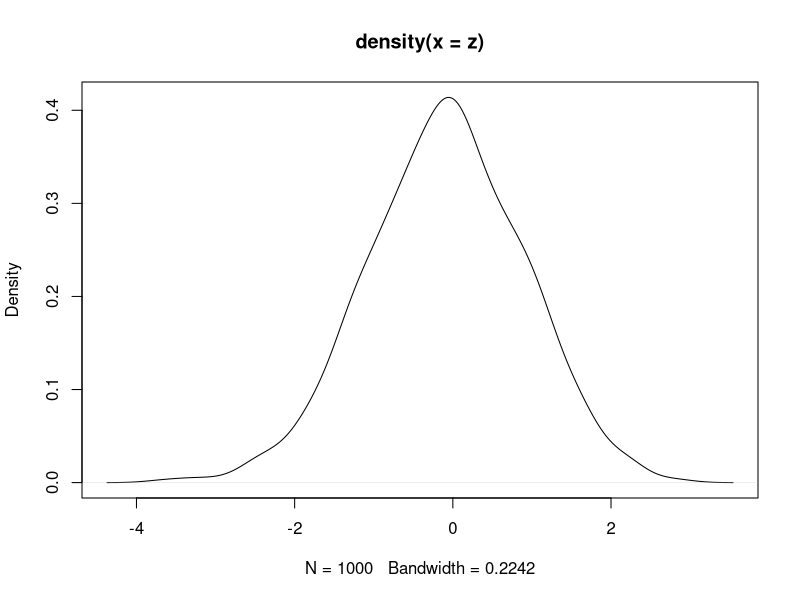
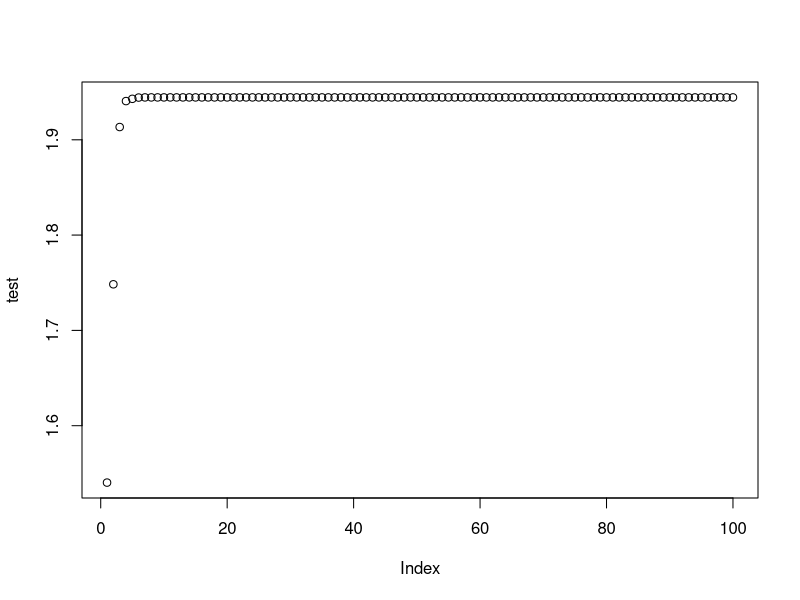
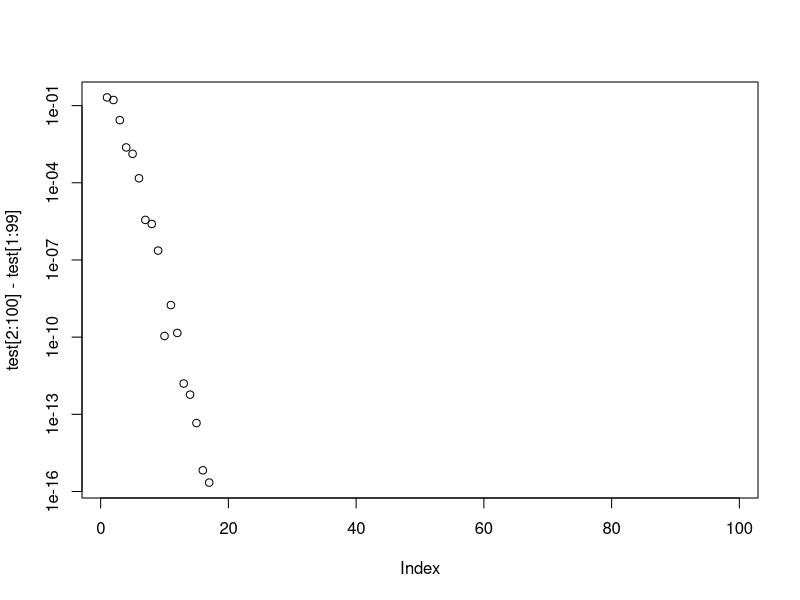
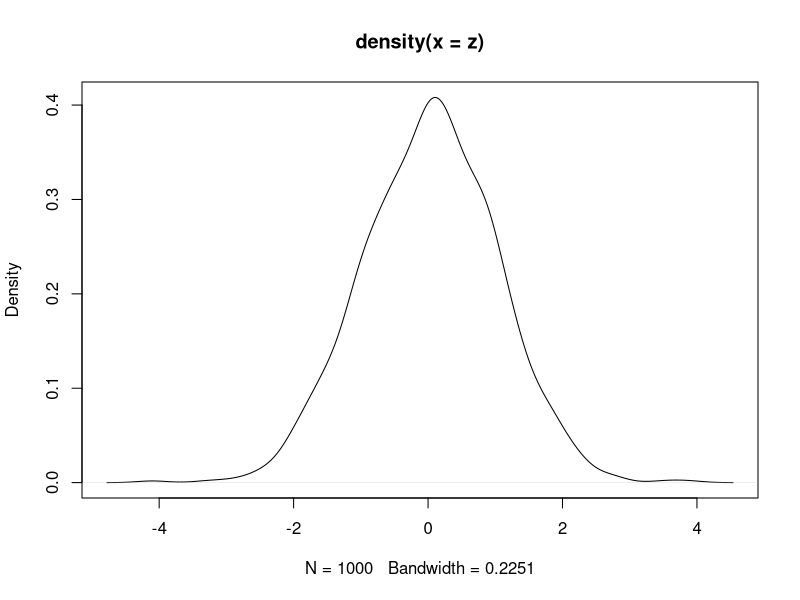
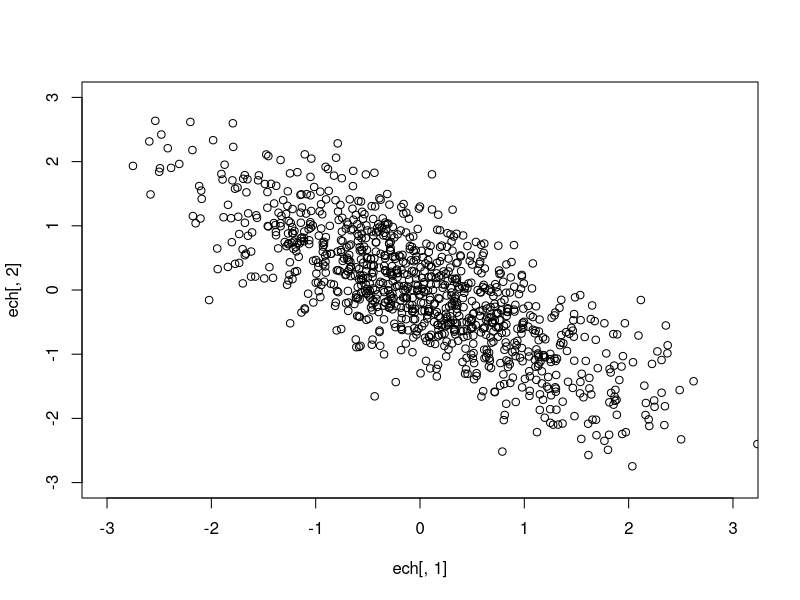

These figures' R source, in order: (Note: this script raises an error after producing the figures.)
# exemple: estimation Monte Carlo d'une intégrale sur (0, 1)
th <- sqrt(pi)/2
n <- 100
ech <- runif(n) # création des xi selon la loi uniforme
th_hat <- mean(sqrt(-log(ech))) #la formule dans l'ex page 5
th_hat

# vérification de la nortmalité asymptotique
z <- replicate(1000, {
  
  ech <- runif(n)
  th_hat <- mean(sqrt(-log(ech)))
  sig_hat <- sd(sqrt(-log(ech)))
  return(sqrt(n) * (th_hat - th)/sig_hat)
  
})
plot(density(z))

# vérification de la couverture de l'intervalle de confiance
alpha <- .1
couv <- replicate(1000, {
  
  ech <- runif(n)
  th_hat <- mean(sqrt(-log(ech)))
  sig_hat <- sd(sqrt(-log(ech)))
  return(
    (th_hat - qnorm(alpha/2, lower.tail=FALSE) * sig_hat / sqrt(n) <= th) && (th_hat + qnorm(alpha/2, lower.tail=FALSE) * sig_hat / sqrt(n) >= th)
  )
  
})
# couv
mean(couv)



# exemple: estimation Mont Carlo d'une somme
# estimation numérique de theta
test <- sapply(1:100, function(n) sum( abs(cos(0:n))/factorial(0:n) ))
plot(test) # on voit que la somme partielle est bien stabilisée après avoir sommé les dix premiers termes
plot(test[2:100] - test[1:99], log="y")
th <- test[100]

n <- 1000
ech <- rpois(n, 1)
th_hat <- exp(1) * mean(abs(cos(ech)))
th_hat

# vérification de la nortmalité asymptotique
z <- replicate(1000, {
  
  ech <- rpois(n, 1)
  th_hat <- exp(1) * mean(abs(cos(ech)))
  sig_hat <- exp(1) * sd(abs(cos(ech)))
  return(sqrt(n) * (th_hat - th)/sig_hat)
  
})
plot(density(z))

# vérification de la couverture de l'intervalle de confiance
alpha <- .05
couv <- replicate(1000, {
  
  ech <- rpois(n, 1)
  th_hat <- exp(1) * mean(abs(cos(ech)))
  sig_hat <- exp(1) * sd(abs(cos(ech)))
  return(
    (th_hat - qnorm(alpha/2, lower.tail=FALSE) * sig_hat / sqrt(n) <= th) && (th_hat + qnorm(alpha/2, lower.tail=FALSE) * sig_hat / sqrt(n) >= th)
  )
  
})
# couv
mean(couv)



# exemple: estimation Mont Carlo d'une espérance par rapport à une loi normale multivariée
# algorithme de génération de normales multivariées
# entrées: taille échantillonnale n, vecteur de moyennes mu, matrice de covariance Sig
normalemulti <- function(n, mu, Sig){
  
  if(length(mu) != nrow(Sig)) stop("Les dimensions de mu et Sig ne sont pas compatibles")
  
  d <- length(mu)
  L <- t(chol(Sig))
  
  z <- matrix(rnorm(n*d), nrow=n)
  return(t(apply(z, 1, function(x) mu + L %*% x)))
  
}

# exemple
mu <- rep(0, 2)
Sig <- matrix(c(1, -.8, -.8, 1), 2, 2)
ech <- normalemulti(1000, mu, Sig)
plot(ech[,1], ech[,2], xlim=c(-3, 3), ylim=c(-3, 3))

# simulation
th <- ???
n <- 100
mu <- rep(0, 2)
Sig <- matrix(c(1, .5, .5, 1), 2, 2)
ech <- normalemulti(n, mu, Sig)
th_hat <- mean(apply(ech, 1, function(x) x[1] * cos(x[2])))
th_hat

# vérification de la nortmalité asymptotique
z <- replicate(1000, {
  
  ech <- normalemulti(n, mu, Sig)
  th_hat <- mean(apply(ech, 1, function(x) x[1] * cos(x[2])))
  sig_hat <- sd(apply(ech, 1, function(x) x[1] * cos(x[2])))
  return(sqrt(n) * (th_hat - th)/sig_hat)
  
})
plot(density(z))

# vérification de la couverture de l'intervalle de confiance
alpha <- .02
couv <- replicate(1000, {
  
  ech <- normalemulti(n, mu, Sig)
  th_hat <- mean(apply(ech, 1, function(x) x[1] * cos(x[2])))
  sig_hat <- sd(apply(ech, 1, function(x) x[1] * cos(x[2])))
  return(
    (th_hat - qnorm(alpha/2, lower.tail=FALSE) * sig_hat / sqrt(n) <= th) && (th_hat + qnorm(alpha/2, lower.tail=FALSE) * sig_hat / sqrt(n) >= th)
  )
  
})
# couv
mean(couv)



# exercice: dans l'exemple normal multivarié, corriger l'estimateur Monte Carlo par la méthode de variable de contrôle,
# en utilisant la fonction auxiliaire m_tilde(X1, X2) = X1

th <- ???
n <- 100
mu <- rep(0, 2)
Sig <- matrix(c(1, .5, .5, 1), 2, 2)
ech <- normalemulti(n, mu, Sig)
th_hat <- mean(apply(ech, 1, function(x) x[1] * cos(x[2])))
th_contr <- th_hat # + ???

abs(th_hat - th)
abs(th_contr - th)



